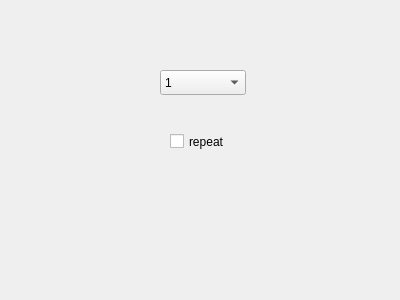
<?xml version="1.0" encoding="UTF-8"?>
<ui version="4.0">
 <class>VectorDataSourceUi</class>
 <widget class="QWidget" name="VectorDataSourceUi">
  <property name="geometry">
   <rect>
    <x>0</x>
    <y>0</y>
    <width>400</width>
    <height>300</height>
   </rect>
  </property>
  <property name="windowTitle">
   <string>Form</string>
  </property>
  <widget class="QComboBox" name="comboBox">
   <property name="geometry">
    <rect>
     <x>160</x>
     <y>70</y>
     <width>86</width>
     <height>25</height>
    </rect>
   </property>
   <item>
    <property name="text">
     <string>1</string>
    </property>
   </item>
   <item>
    <property name="text">
     <string>2</string>
    </property>
   </item>
  </widget>
  <widget class="QCheckBox" name="checkBox">
   <property name="geometry">
    <rect>
     <x>170</x>
     <y>130</y>
     <width>92</width>
     <height>23</height>
    </rect>
   </property>
   <property name="text">
    <string>repeat</string>
   </property>
  </widget>
 </widget>
 <resources/>
 <connections/>
</ui>
